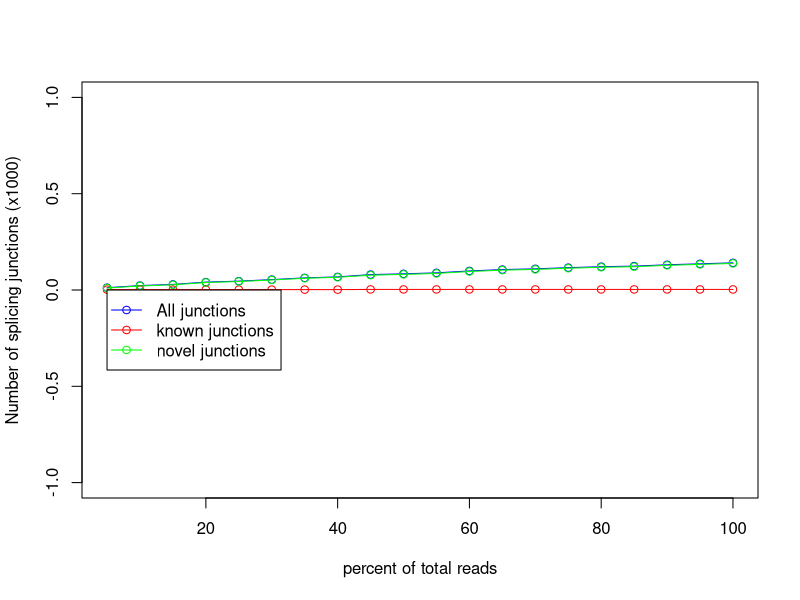

R code for this plot:
pdf('test_data/results/MUTATION/rseqc/junction_saturation/MUTATION.junctionSaturation_plot.pdf')
x=c(5,10,15,20,25,30,35,40,45,50,55,60,65,70,75,80,85,90,95,100)
y=c(2,2,2,2,2,2,2,2,3,3,3,3,3,3,3,3,3,3,3,3)
z=c(12,23,29,41,46,54,63,68,80,84,89,99,106,110,116,121,124,131,136,141)
w=c(10,21,27,39,44,52,61,66,77,81,86,96,103,107,113,118,121,128,133,138)
m=max(0,0,0)
n=min(0,0,0)
plot(x,z/1000,xlab='percent of total reads',ylab='Number of splicing junctions (x1000)',type='o',col='blue',ylim=c(n,m))
points(x,y/1000,type='o',col='red')
points(x,w/1000,type='o',col='green')
legend(5,0, legend=c("All junctions","known junctions", "novel junctions"),col=c("blue","red","green"),lwd=1,pch=1)
dev.off()
